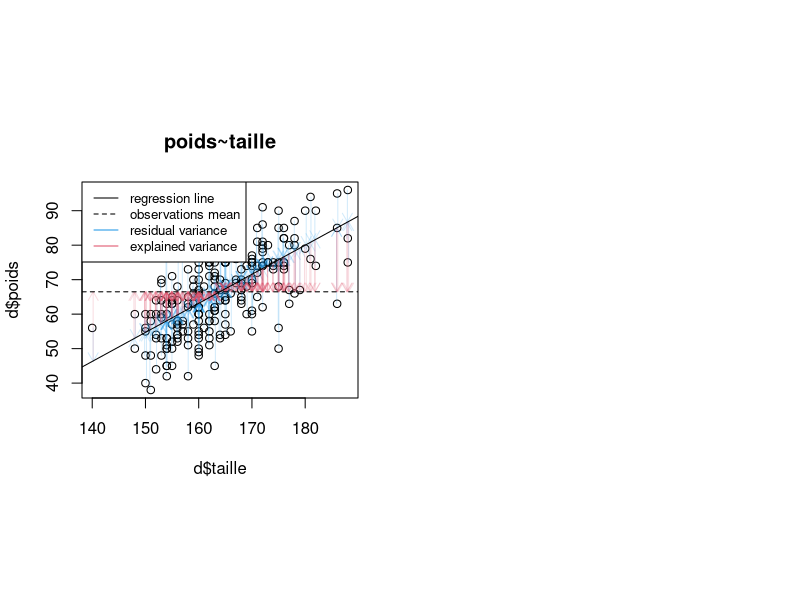
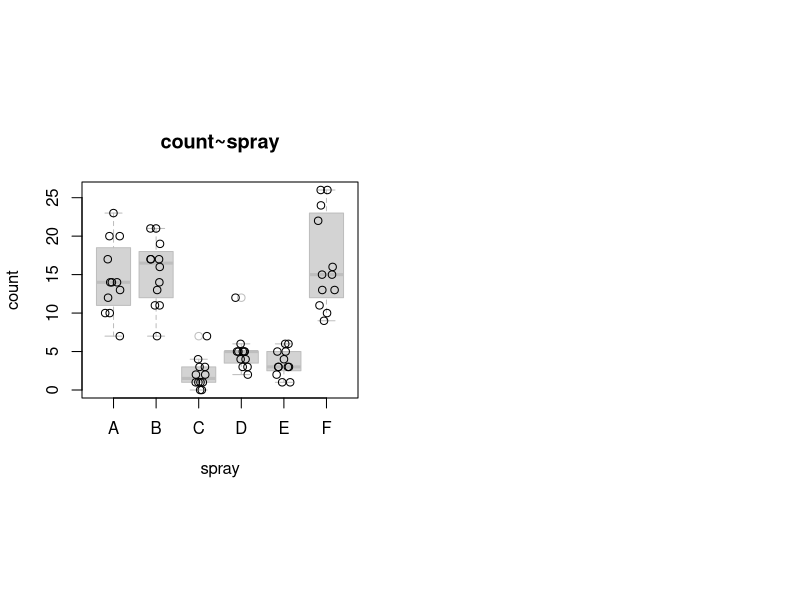
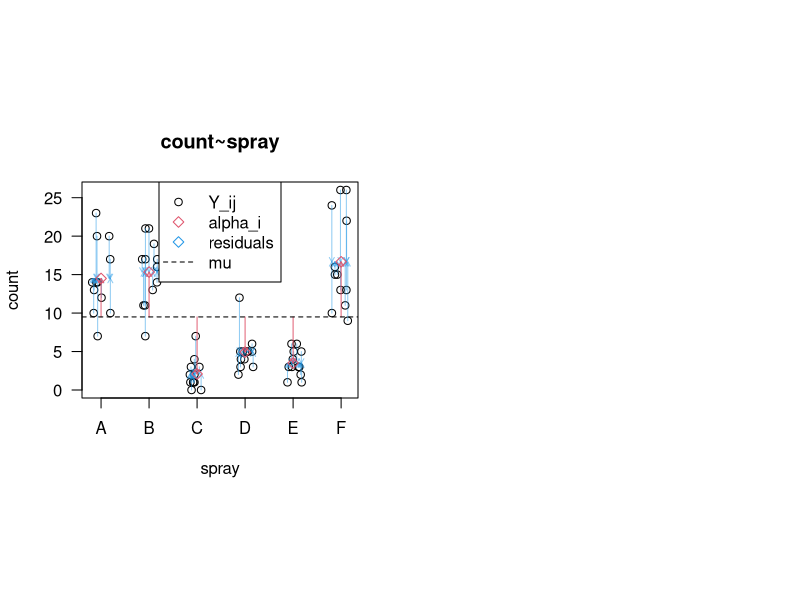
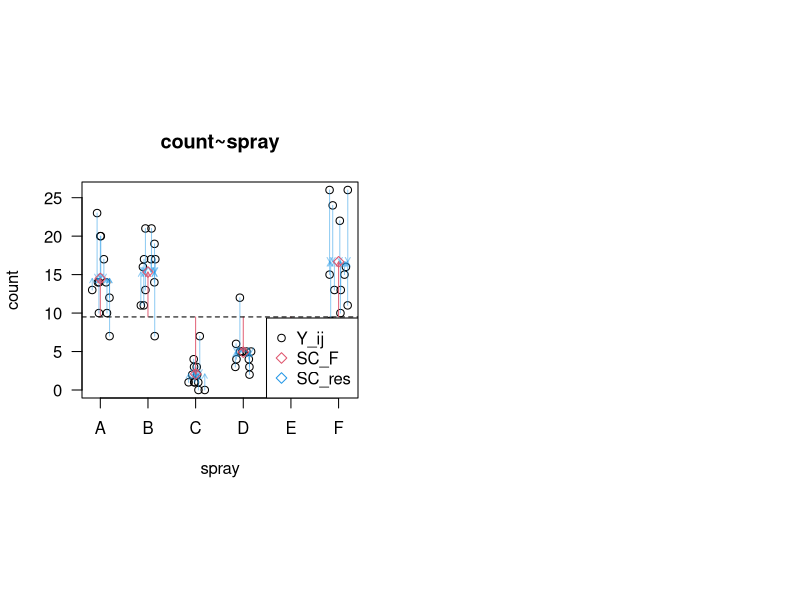
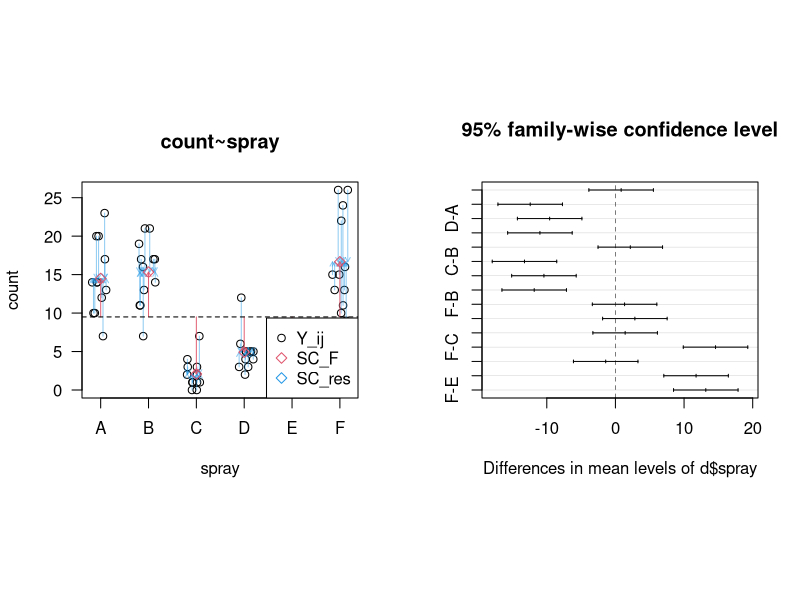

Write the R code that produced these figures, in order.
## ---- chunk 1
options(htmltools.dir.version = FALSE, width = 75)
knitr::opts_chunk$set(echo = TRUE, fig.width=15, fig.heigh=5, fig.align='center', dev='png', dpi = 95,
echo=FALSE, results="hide")

## ---- chunk 2
d = read.table("data/data_nutri.csv", header=TRUE, sep=",", row.names = 1)
layout(matrix(1:2, 1, byrow=TRUE), respect=TRUE)
plot(d$taille, d$poids, main="poids~taille")
## Model
# Y~X
# E(Y) = b.X
# E(Y) = b_0 + b_1.X
# Y_i = b_0 + b_1.X_i + e_i
m = lm(d$poids~d$taille)
# m$coefficients
# residuals
# m$residuals
t = jitter(d$taille)
suppressWarnings(arrows(t, d$poids, t, d$poids-m$residuals, col=adjustcolor(4, alpha.f=0.2), length=0.1))
suppressWarnings(arrows(t, d$poids-m$residuals, t, mean(d$poids), col=adjustcolor(2, alpha.f=0.2), length=0.1))
abline(a=m$coefficients[[1]], b=m$coefficients[[2]]) # /!\ y = b.x + a
abline(h=mean(d$poids), lty=2)
legend("topleft",c("regression line", "observations mean", "residual variance", "explained variance"), col=c(1,1,4,2), lty=c(1,2,1,1), cex=.8)
## ---- chunk 3
data("InsectSprays")
d = InsectSprays
head(d)
tail(d)
## ---- chunk 4
layout(matrix(1:2, 1, byrow=TRUE), respect=TRUE)
p = plot(d$spray, d$count, main="count~spray", xlab="spray", ylab="count", border="grey")
points(jitter(as.numeric(d$spray)), d$count)
## ---- chunk 5
y_i = sapply(levels(d$spray), function(s) {
 mean(d[d$spray==s,]$count)
})
layout(matrix(1:2, 1, byrow=TRUE), respect=TRUE)
sp = jitter(as.numeric(d$spray))
plot(sp, d$count, main="count~spray", las=2, type="p", xaxt="n", xlab="spray", ylab="count")
suppressWarnings(arrows(sp, d$count, sp, rep(y_i,each=12), col=adjustcolor(4, alpha.f=0.5), length=0.05))
points(y_i, pch=5, col=2)
suppressWarnings(arrows(1:6, mean(y_i), 1:6, y_i, col=adjustcolor(2, alpha.f=0.9), length=0.05))
abline(h=mean(y_i), lty=2)

axis(1, 1:length(levels(d$spray)), labels=levels(d$spray))
legend("top", c("Y_ij", "alpha_i", "residuals", "mu"), pch=c(1,5,5,NA), col=c(1,2,4,1), lty=c(0,0,0,2), border=0)
## ---- chunk 6
y_i = sapply(levels(d$spray), function(s) {
 mean(d[d$spray==s,]$count)
})
layout(matrix(1:2, 1, byrow=TRUE), respect=TRUE)
sp = jitter(as.numeric(d$spray))
plot(sp, d$count, main="count~spray", las=2, type="p", xaxt="n", xlab="spray", ylab="count")
suppressWarnings(arrows(sp, d$count, sp, rep(y_i,each=12), col=adjustcolor(4, alpha.f=0.5), length=0.05))
points(y_i, pch=5, col=2)
suppressWarnings(arrows(1:6, mean(y_i), 1:6, y_i, col=adjustcolor(2, alpha.f=0.9), length=0.05))
abline(h=mean(y_i), lty=2)

axis(1, 1:length(levels(d$spray)), labels=levels(d$spray))
legend("bottomright", c("Y_ij", "SC_F", "SC_res"), pch=c(1,5,5), col=c(1,2,4))
## ---- chunk 7
m = lm(d$count~d$spray)
anova(m)
## ---- chunk 8
n = length(d$count)
I = length(levels(d$spray))
n_c = (I * (I-1))/2
print(n_c)
## ---- chunk 9
alpha = 0.05
alpha_prime = 0.05/n_c
print(alpha_prime)
## ---- chunk 10
table(d$spray)
n_B = table(d$spray)[2]
print(n_B)
n_C = table(d$spray)[3]
print(n_C)

y_i = sapply(levels(d$spray), function(s) {
 mean(d[d$spray==s,]$count)
})
y_B = y_i[2]
print(y_B)
y_C = y_i[3]
print(y_C)

m = lm(d$count~d$spray)
anova(m)
s_2r = anova(m)[2,3] #cm_r est un estimateur sans biais de la variance des erreurs (variance résiduelle)
print(s_2r)

t_obs = (y_B - y_C)/sqrt(s_2r*(1/n_B + 1/n_C))
print(t_obs)
## ---- chunk 11
t_seuil = qt(p = (1-alpha_prime/2), df = (n-I))
print(t_seuil)

## ---- chunk 12
n = length(d$count)
I = length(levels(d$spray))
n_c = (I * (I-1))/2
print(n_c)
## ---- chunk 13
alpha = 0.05
alpha_prime = 0.05/n_c
print(alpha_prime)
## ---- chunk 14
table(d$spray)
n_B = table(d$spray)[2]
print(n_B)
n_A = table(d$spray)[1]
print(n_A)

y_i = sapply(levels(d$spray), function(s) {
 mean(d[d$spray==s,]$count)
})
y_B = y_i[2]
print(y_B)
y_A = y_i[1]
print(y_A)

m = lm(d$count~d$spray)
anova(m)
s_2r = anova(m)[2,3] #cm_r est un estimateur sans biais de la variance des erreurs (variance résiduelle)
print(s_2r)

t_obs = (y_B - y_A)/sqrt(s_2r*(1/n_B + 1/n_A))
print(t_obs)
## ---- chunk 15
t_seuil = qt(p = (1-alpha_prime/2), df = (n-I))
print(t_seuil)

## ---- chunk 16
y_i = sapply(levels(d$spray), function(s) {
 mean(d[d$spray==s,]$count)
})
layout(matrix(1:2, 1, byrow=TRUE), respect=TRUE)
sp = jitter(as.numeric(d$spray))
plot(sp, d$count, main="count~spray", las=2, type="p", xaxt="n", xlab="spray", ylab="count")
suppressWarnings(arrows(sp, d$count, sp, rep(y_i,each=12), col=adjustcolor(4, alpha.f=0.5), length=0.05))
points(y_i, pch=5, col=2)
suppressWarnings(arrows(1:6, mean(y_i), 1:6, y_i, col=adjustcolor(2, alpha.f=0.9), length=0.05))
abline(h=mean(y_i), lty=2)

axis(1, 1:length(levels(d$spray)), labels=levels(d$spray))
legend("bottomright", c("Y_ij", "SC_F", "SC_res"), pch=c(1,5,5), col=c(1,2,4))
## ---- chunk 17
m = aov(d$count~d$spray)
TukeyHSD(m)
## ---- chunk 18
plot(TukeyHSD(m))
## ---- chunk 19
m = lm(d$count~d$spray)
anova(m)
SC_fac =  anova(m)[1,2]
print(SC_fac)
SC_res =  anova(m)[2,2]
print(SC_res)
eta_2 = 1-SC_res/SC_fac
print(eta_2)
